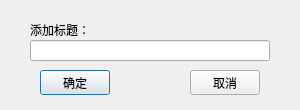
<?xml version="1.0" encoding="UTF-8"?>
<ui version="4.0">
 <class>AddTitle</class>
 <widget class="QDialog" name="AddTitle">
  <property name="geometry">
   <rect>
    <x>0</x>
    <y>0</y>
    <width>300</width>
    <height>110</height>
   </rect>
  </property>
  <property name="windowTitle">
   <string>添加标题</string>
  </property>
  <widget class="QLineEdit" name="lineEdit">
   <property name="geometry">
    <rect>
     <x>30</x>
     <y>40</y>
     <width>240</width>
     <height>21</height>
    </rect>
   </property>
  </widget>
  <widget class="QLabel" name="label">
   <property name="geometry">
    <rect>
     <x>30</x>
     <y>20</y>
     <width>100</width>
     <height>20</height>
    </rect>
   </property>
   <property name="font">
    <font>
     <family>Adobe 宋体 Std L</family>
     <pointsize>9</pointsize>
    </font>
   </property>
   <property name="text">
    <string>添加标题：</string>
   </property>
  </widget>
  <widget class="QPushButton" name="pushButton">
   <property name="geometry">
    <rect>
     <x>40</x>
     <y>70</y>
     <width>70</width>
     <height>25</height>
    </rect>
   </property>
   <property name="text">
    <string>确定</string>
   </property>
  </widget>
  <widget class="QPushButton" name="pushButton_2">
   <property name="geometry">
    <rect>
     <x>190</x>
     <y>70</y>
     <width>70</width>
     <height>25</height>
    </rect>
   </property>
   <property name="text">
    <string>取消</string>
   </property>
  </widget>
 </widget>
 <resources/>
 <connections/>
</ui>
